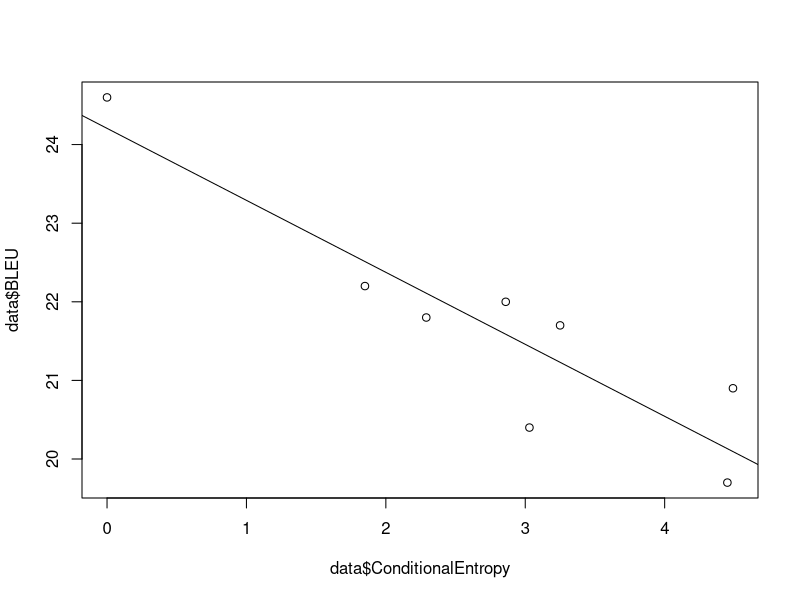

Recreate this plot in R.
data <- read.table("urdu.dat", header=TRUE)
attach(data)
data.lm <- glm(BLEU ~ ConditionalEntropy)
plot(data$ConditionalEntropy,data$BLEU)
abline(data.lm)
